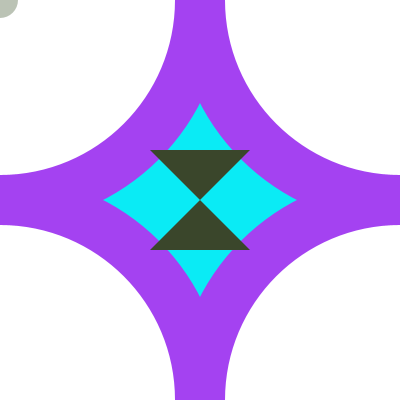
Frame 1 (no input)
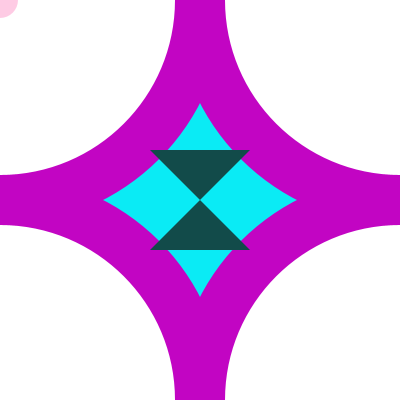
Frame 60 (the mouse pressed at the canvas centre just before this capture)
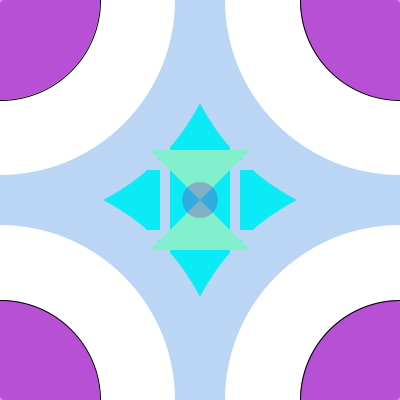
Frame 120 (the mouse held since frame 60 and released just before this capture)

The Processing sketch that drew these frames (run headless with seeded random() and noise(); from frame 60 on, the mouse is pressed at the canvas centre):

// Processing sketch: processing_113362
// ── processing_113362.pde

/* 
Homework - key and mouse changes 
Aaron Cook
10/3/2013
*/

Circles OuterCircles; //outer circles

void setup() {
  size(400,400);
  smooth();
  OuterCircles = new Circles();
//noLoop();
}

void draw() {
  frameRate(5);
  background(10,235,245);
  OuterCircles.display();
  rectangles();
  whiteCircles();
  innerCircles();
  triangles();
  transparentCircles();
  circle();
}

class Circles {
  //outer circles
  void display() {  
    float outerCircleR, outerCircleG, outerCircleB;
    int circW = 450;
    int circH = 450;
    outerCircleR = random(1,254);
    outerCircleG = random(1,254);
    outerCircleB = random(1,254);
    ellipseMode(CENTER);
    noStroke();
    fill(outerCircleR,outerCircleG,outerCircleB);
    ellipse(0,0,circW,circH);
    ellipse(0,400,circW,circH);
    ellipse(400,0,circW,circH);
    ellipse(400,400,circW,circH);
//  println("Outer Circle R, G, and B values: " 
//    + outerCircleR + ", " + outerCircleG + ", " + outerCircleB);
  }
}

//rectangles
int x = 0;
int xSpeed = 8;
int y = 390;
int ySpeed = 8;
void rectangles() {
  x = x + xSpeed;  
  y = y - ySpeed;
  if ((x > width - 10) || (x < 0)) {
    xSpeed = xSpeed * -1;  //reverse direction when hits edge
  }
  if ((y > height - 10) || (y < 0)) {
    ySpeed = ySpeed * -1;  //reverse direction when hits edge
  }
//  fill(191,54,8);
  if (key == 'g') {
    fill(52,255,8);
  } else if (key == 'r') {
    fill(191,54,8); 
  } else if (key == 'b') {
    fill(31,51,255);
  }
  rect(0,x,400,10);
  rect(x,0,10,400);
  rect(y,0,10,400);
  rect(0,y,400,10);
}

//white circles
void whiteCircles() {
  fill(255);
  ellipse(0,0,350,350);
  ellipse(0,400,350,350);
  ellipse(400,0,350,350);
  ellipse(400,400,350,350);
}

//inner circles
void innerCircles() {
  float innerCircleR, innerCircleG, innerCircleB;
  innerCircleR = random(1,254);
  innerCircleG = random(1,254);
  innerCircleB = random(1,254);
  fill(innerCircleR,innerCircleG,innerCircleB);
  stroke(0);
  ellipse(0,0,mouseX,mouseY);
  ellipse(0,400,mouseX,mouseY);
  ellipse(400,0,mouseX,mouseY);
  ellipse(400,400,mouseX,mouseY);
//  println("Inner Cirle R, G, and B values: " 
//    + innerCircleR + ", " + innerCircleG + ", " + innerCircleB);
}

//white transparent circles
int diameter = 5;
int dSpeed = 16;
void transparentCircles() {
  fill(255, 80);
  noStroke();
  diameter = diameter + dSpeed;
  if ((diameter > 295) || (diameter < 5)) {
    dSpeed = dSpeed * -1;
  }
    ellipse(0,0,diameter,diameter);
    ellipse(0,400,diameter,diameter);
    ellipse(400,0,diameter,diameter);
    ellipse(400,400,diameter,diameter);
}
  
//center trianges
void triangles() {
  float trianglesR, trianglesG, trianglesB;
  if (mouseX < width/2) {
    trianglesR = random(1,127);
  } else {
    trianglesR = random(128,254);
  }
  if (mouseX < height/2) {
    trianglesG = random(1,127);
  } else {
    trianglesG = random(128,254);
  }
  if (mouseX < width/2) {
    trianglesB = random(1,127);
  } else {
    trianglesB = random(128,254);
  }
  fill(trianglesR, trianglesG, trianglesB);
  noStroke();
  quad(150,150,250,250,150,250,250,150);
//  println("Triangles R, G, and B values: " 
//    + trianglesR + ", " + trianglesG + ", " + trianglesB);
}

void circle() {
  noStroke();
  fill(random(255),random(255),random(255),75);
  ellipse(mouseX,mouseY,36,36);
}
